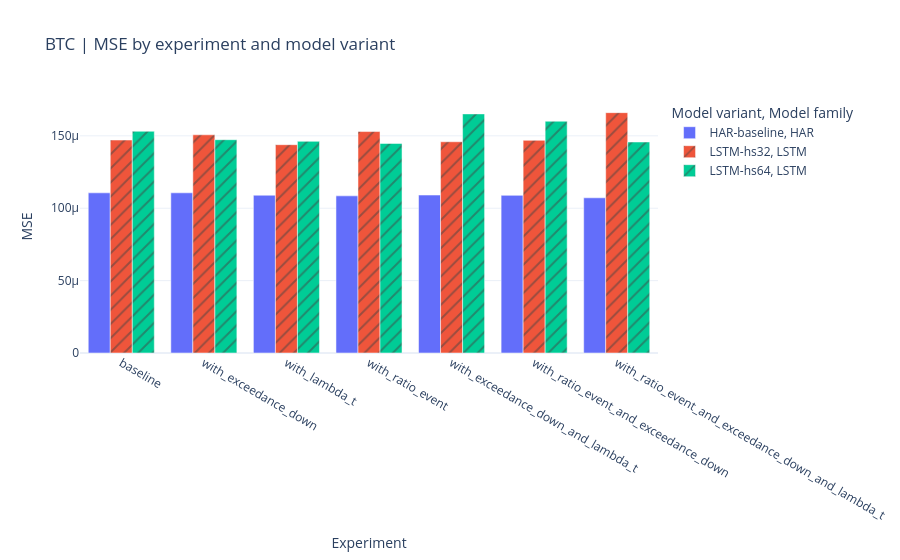
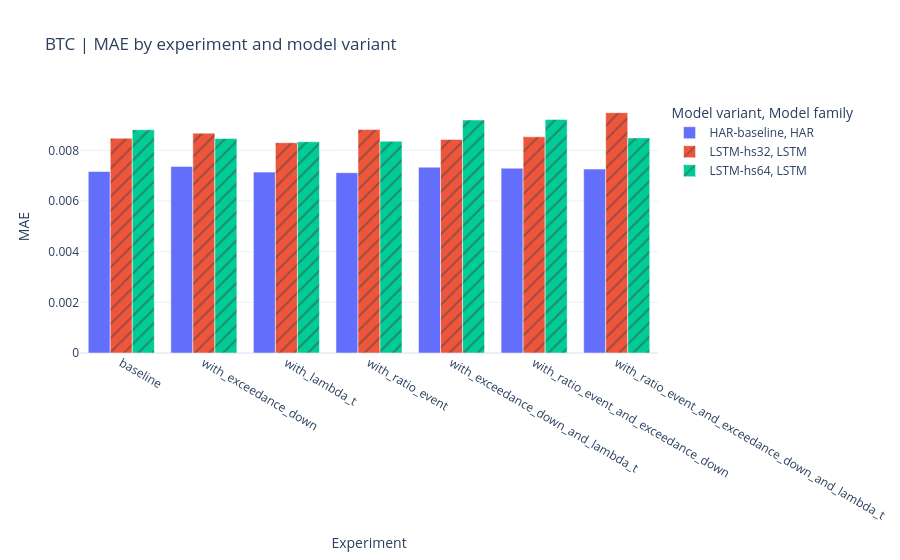
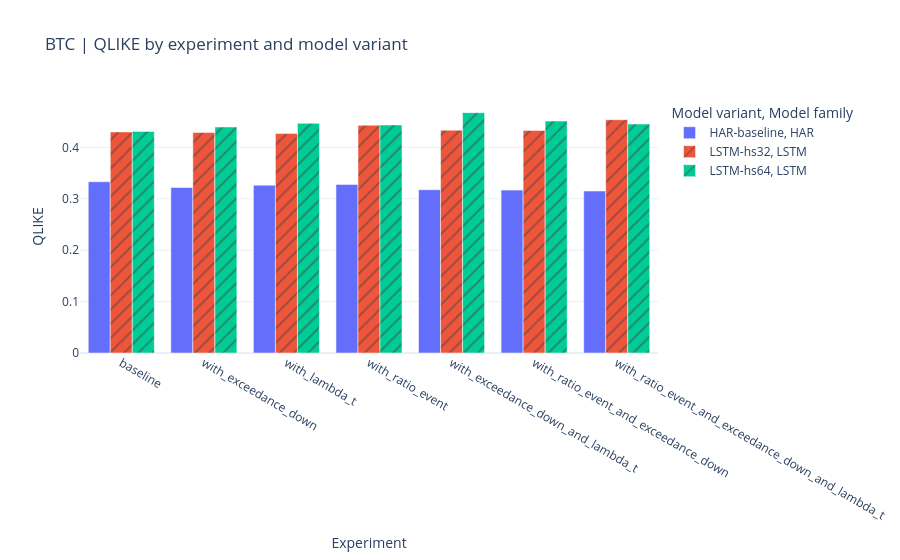
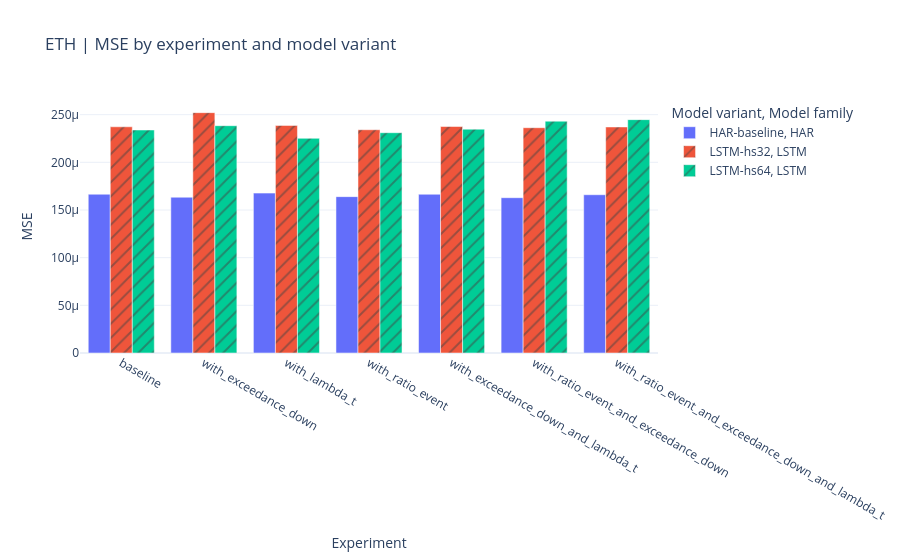

Notebook source saved alongside these figures, in order:
### Code cell
# Graph 1: one plot per metric and per coin; grouped bars = model variants
coins_for_plots = COINS
all_experiments = sorted(
    summary_df["experiment"].dropna().astype(str).unique().tolist(),
    key=lambda value: (0 if value == "baseline" else 1, value.count("_and_"), value),
)

for coin in coins_for_plots:
    coin_summary = summary_df.loc[summary_df["coin"].astype(str) == coin].copy()
    if coin_summary.empty:
        print(f"Skipping {coin}: no summary rows")
        continue

    for metric in METRICS:
        if metric not in coin_summary.columns:
            print(f"Skipping metric '{metric}' for {coin}: column not found")
            continue

        grp = (
            coin_summary.groupby(["experiment", "model_kind", "variant_label"], as_index=False)[metric]
            .mean(numeric_only=True)
        )
        grp["experiment"] = pd.Categorical(grp["experiment"], categories=all_experiments, ordered=True)
        grp = grp.sort_values(["experiment", "model_kind", "variant_label"])

        fig = px.bar(
            grp,
            x="experiment",
            y=metric,
            color="variant_label",
            pattern_shape="model_kind",
            barmode="group",
            title=f"{coin} | {metric.upper()} by experiment and model variant",
            labels={
                "experiment": "Experiment",
                metric: metric.upper(),
                "variant_label": "Model variant",
                "model_kind": "Model family",
            },
        )
        fig.update_layout(template="plotly_white")
        print(f"Displaying {metric.upper()} comparison for {coin}...")
        fig.show()

### Figure 1 — Plotly figure (JSON) as saved in the notebook; plotly's stock layout.template omitted (floating-point values rounded to 4 significant figures)
{"data": [{"alignmentgroup": "True", "hovertemplate": "Model variant=HAR-baseline<br>Model family=HAR<br>Experiment=%{x}<br>MSE=%{y}<extra></extra>", "legendgroup": "HAR-baseline, HAR", "marker": {"color": "#636efa", "pattern": {"shape": ""}}, "name": "HAR-baseline, HAR", "offsetgroup": "HAR-baseline, HAR", "orientation": "v", "showlegend": true, "textposition": "auto", "type": "bar", "x": ["baseline", "with_exceedance_down", "with_lambda_t", "with_ratio_event", "with_exceedance_down_and_lambda_t", "with_ratio_event_and_exceedance_down", "with_ratio_event_and_exceedance_down_and_lambda_t"], "xaxis": "x", "y": [0.0001106, 0.0001106, 0.000109, 0.0001085, 0.0001091, 0.0001089, 0.0001072], "yaxis": "y"}, {"alignmentgroup": "True", "hovertemplate": "Model variant=LSTM-hs32<br>Model family=LSTM<br>Experiment=%{x}<br>MSE=%{y}<extra></extra>", "legendgroup": "LSTM-hs32, LSTM", "marker": {"color": "#EF553B", "pattern": {"shape": "/"}}, "name": "LSTM-hs32, LSTM", "offsetgroup": "LSTM-hs32, LSTM", "orientation": "v", "showlegend": true, "textposition": "auto", "type": "bar", "x": ["baseline", "with_exceedance_down", "with_lambda_t", "with_ratio_event", "with_exceedance_down_and_lambda_t", "with_ratio_event_and_exceedance_down", "with_ratio_event_and_exceedance_down_and_lambda_t"], "xaxis": "x", "y": [0.0001471, 0.0001507, 0.0001439, 0.000153, 0.0001459, 0.0001469, 0.000166], "yaxis": "y"}, {"alignmentgroup": "True", "hovertemplate": "Model variant=LSTM-hs64<br>Model family=LSTM<br>Experiment=%{x}<br>MSE=%{y}<extra></extra>", "legendgroup": "LSTM-hs64, LSTM", "marker": {"color": "#00cc96", "pattern": {"shape": "/"}}, "name": "LSTM-hs64, LSTM", "offsetgroup": "LSTM-hs64, LSTM", "orientation": "v", "showlegend": true, "textposition": "auto", "type": "bar", "x": ["baseline", "with_exceedance_down", "with_lambda_t", "with_ratio_event", "with_exceedance_down_and_lambda_t", "with_ratio_event_and_exceedance_down", "with_ratio_event_and_exceedance_down_and_lambda_t"], "xaxis": "x", "y": [0.0001531, 0.0001473, 0.0001462, 0.0001447, 0.0001651, 0.0001601, 0.0001457], "yaxis": "y"}], "layout": {"barmode": "group", "legend": {"title": {"text": "Model variant, Model family"}, "tracegroupgap": 0}, "title": {"text": "BTC | MSE by experiment and model variant"}, "xaxis": {"anchor": "y", "domain": [0, 1], "title": {"text": "Experiment"}}, "yaxis": {"anchor": "x", "domain": [0, 1], "title": {"text": "MSE"}}}}

### Figure 2 — Plotly figure (JSON) as saved in the notebook; plotly's stock layout.template omitted (floating-point values rounded to 4 significant figures)
{"data": [{"alignmentgroup": "True", "hovertemplate": "Model variant=HAR-baseline<br>Model family=HAR<br>Experiment=%{x}<br>MAE=%{y}<extra></extra>", "legendgroup": "HAR-baseline, HAR", "marker": {"color": "#636efa", "pattern": {"shape": ""}}, "name": "HAR-baseline, HAR", "offsetgroup": "HAR-baseline, HAR", "orientation": "v", "showlegend": true, "textposition": "auto", "type": "bar", "x": ["baseline", "with_exceedance_down", "with_lambda_t", "with_ratio_event", "with_exceedance_down_and_lambda_t", "with_ratio_event_and_exceedance_down", "with_ratio_event_and_exceedance_down_and_lambda_t"], "xaxis": "x", "y": [0.007167, 0.007367, 0.007141, 0.007118, 0.007336, 0.007299, 0.007261], "yaxis": "y"}, {"alignmentgroup": "True", "hovertemplate": "Model variant=LSTM-hs32<br>Model family=LSTM<br>Experiment=%{x}<br>MAE=%{y}<extra></extra>", "legendgroup": "LSTM-hs32, LSTM", "marker": {"color": "#EF553B", "pattern": {"shape": "/"}}, "name": "LSTM-hs32, LSTM", "offsetgroup": "LSTM-hs32, LSTM", "orientation": "v", "showlegend": true, "textposition": "auto", "type": "bar", "x": ["baseline", "with_exceedance_down", "with_lambda_t", "with_ratio_event", "with_exceedance_down_and_lambda_t", "with_ratio_event_and_exceedance_down", "with_ratio_event_and_exceedance_down_and_lambda_t"], "xaxis": "x", "y": [0.00848, 0.00868, 0.008302, 0.008821, 0.008432, 0.008533, 0.009489], "yaxis": "y"}, {"alignmentgroup": "True", "hovertemplate": "Model variant=LSTM-hs64<br>Model family=LSTM<br>Experiment=%{x}<br>MAE=%{y}<extra></extra>", "legendgroup": "LSTM-hs64, LSTM", "marker": {"color": "#00cc96", "pattern": {"shape": "/"}}, "name": "LSTM-hs64, LSTM", "offsetgroup": "LSTM-hs64, LSTM", "orientation": "v", "showlegend": true, "textposition": "auto", "type": "bar", "x": ["baseline", "with_exceedance_down", "with_lambda_t", "with_ratio_event", "with_exceedance_down_and_lambda_t", "with_ratio_event_and_exceedance_down", "with_ratio_event_and_exceedance_down_and_lambda_t"], "xaxis": "x", "y": [0.008815, 0.008468, 0.008343, 0.008362, 0.009199, 0.009224, 0.008493], "yaxis": "y"}], "layout": {"barmode": "group", "legend": {"title": {"text": "Model variant, Model family"}, "tracegroupgap": 0}, "title": {"text": "BTC | MAE by experiment and model variant"}, "xaxis": {"anchor": "y", "domain": [0, 1], "title": {"text": "Experiment"}}, "yaxis": {"anchor": "x", "domain": [0, 1], "title": {"text": "MAE"}}}}

### Figure 3 — Plotly figure (JSON) as saved in the notebook; plotly's stock layout.template omitted (floating-point values rounded to 4 significant figures)
{"data": [{"alignmentgroup": "True", "hovertemplate": "Model variant=HAR-baseline<br>Model family=HAR<br>Experiment=%{x}<br>QLIKE=%{y}<extra></extra>", "legendgroup": "HAR-baseline, HAR", "marker": {"color": "#636efa", "pattern": {"shape": ""}}, "name": "HAR-baseline, HAR", "offsetgroup": "HAR-baseline, HAR", "orientation": "v", "showlegend": true, "textposition": "auto", "type": "bar", "x": ["baseline", "with_exceedance_down", "with_lambda_t", "with_ratio_event", "with_exceedance_down_and_lambda_t", "with_ratio_event_and_exceedance_down", "with_ratio_event_and_exceedance_down_and_lambda_t"], "xaxis": "x", "y": [0.3331, 0.322, 0.3265, 0.3279, 0.3176, 0.3168, 0.3151], "yaxis": "y"}, {"alignmentgroup": "True", "hovertemplate": "Model variant=LSTM-hs32<br>Model family=LSTM<br>Experiment=%{x}<br>QLIKE=%{y}<extra></extra>", "legendgroup": "LSTM-hs32, LSTM", "marker": {"color": "#EF553B", "pattern": {"shape": "/"}}, "name": "LSTM-hs32, LSTM", "offsetgroup": "LSTM-hs32, LSTM", "orientation": "v", "showlegend": true, "textposition": "auto", "type": "bar", "x": ["baseline", "with_exceedance_down", "with_lambda_t", "with_ratio_event", "with_exceedance_down_and_lambda_t", "with_ratio_event_and_exceedance_down", "with_ratio_event_and_exceedance_down_and_lambda_t"], "xaxis": "x", "y": [0.4301, 0.429, 0.4272, 0.4431, 0.4334, 0.4329, 0.4538], "yaxis": "y"}, {"alignmentgroup": "True", "hovertemplate": "Model variant=LSTM-hs64<br>Model family=LSTM<br>Experiment=%{x}<br>QLIKE=%{y}<extra></extra>", "legendgroup": "LSTM-hs64, LSTM", "marker": {"color": "#00cc96", "pattern": {"shape": "/"}}, "name": "LSTM-hs64, LSTM", "offsetgroup": "LSTM-hs64, LSTM", "orientation": "v", "showlegend": true, "textposition": "auto", "type": "bar", "x": ["baseline", "with_exceedance_down", "with_lambda_t", "with_ratio_event", "with_exceedance_down_and_lambda_t", "with_ratio_event_and_exceedance_down", "with_ratio_event_and_exceedance_down_and_lambda_t"], "xaxis": "x", "y": [0.4311, 0.4396, 0.4467, 0.4436, 0.4675, 0.4512, 0.4454], "yaxis": "y"}], "layout": {"barmode": "group", "legend": {"title": {"text": "Model variant, Model family"}, "tracegroupgap": 0}, "title": {"text": "BTC | QLIKE by experiment and model variant"}, "xaxis": {"anchor": "y", "domain": [0, 1], "title": {"text": "Experiment"}}, "yaxis": {"anchor": "x", "domain": [0, 1], "title": {"text": "QLIKE"}}}}

### Figure 4 — Plotly figure (JSON) as saved in the notebook; plotly's stock layout.template omitted (floating-point values rounded to 4 significant figures)
{"data": [{"alignmentgroup": "True", "hovertemplate": "Model variant=HAR-baseline<br>Model family=HAR<br>Experiment=%{x}<br>MSE=%{y}<extra></extra>", "legendgroup": "HAR-baseline, HAR", "marker": {"color": "#636efa", "pattern": {"shape": ""}}, "name": "HAR-baseline, HAR", "offsetgroup": "HAR-baseline, HAR", "orientation": "v", "showlegend": true, "textposition": "auto", "type": "bar", "x": ["baseline", "with_exceedance_down", "with_lambda_t", "with_ratio_event", "with_exceedance_down_and_lambda_t", "with_ratio_event_and_exceedance_down", "with_ratio_event_and_exceedance_down_and_lambda_t"], "xaxis": "x", "y": [0.0001666, 0.0001634, 0.0001677, 0.000164, 0.0001665, 0.0001629, 0.000166], "yaxis": "y"}, {"alignmentgroup": "True", "hovertemplate": "Model variant=LSTM-hs32<br>Model family=LSTM<br>Experiment=%{x}<br>MSE=%{y}<extra></extra>", "legendgroup": "LSTM-hs32, LSTM", "marker": {"color": "#EF553B", "pattern": {"shape": "/"}}, "name": "LSTM-hs32, LSTM", "offsetgroup": "LSTM-hs32, LSTM", "orientation": "v", "showlegend": true, "textposition": "auto", "type": "bar", "x": ["baseline", "with_exceedance_down", "with_lambda_t", "with_ratio_event", "with_exceedance_down_and_lambda_t", "with_ratio_event_and_exceedance_down", "with_ratio_event_and_exceedance_down_and_lambda_t"], "xaxis": "x", "y": [0.0002373, 0.0002521, 0.0002387, 0.0002342, 0.0002376, 0.0002363, 0.0002371], "yaxis": "y"}, {"alignmentgroup": "True", "hovertemplate": "Model variant=LSTM-hs64<br>Model family=LSTM<br>Experiment=%{x}<br>MSE=%{y}<extra></extra>", "legendgroup": "LSTM-hs64, LSTM", "marker": {"color": "#00cc96", "pattern": {"shape": "/"}}, "name": "LSTM-hs64, LSTM", "offsetgroup": "LSTM-hs64, LSTM", "orientation": "v", "showlegend": true, "textposition": "auto", "type": "bar", "x": ["baseline", "with_exceedance_down", "with_lambda_t", "with_ratio_event", "with_exceedance_down_and_lambda_t", "with_ratio_event_and_exceedance_down", "with_ratio_event_and_exceedance_down_and_lambda_t"], "xaxis": "x", "y": [0.0002339, 0.0002384, 0.0002252, 0.0002311, 0.0002348, 0.0002432, 0.0002448], "yaxis": "y"}], "layout": {"barmode": "group", "legend": {"title": {"text": "Model variant, Model family"}, "tracegroupgap": 0}, "title": {"text": "ETH | MSE by experiment and model variant"}, "xaxis": {"anchor": "y", "domain": [0, 1], "title": {"text": "Experiment"}}, "yaxis": {"anchor": "x", "domain": [0, 1], "title": {"text": "MSE"}}}}
